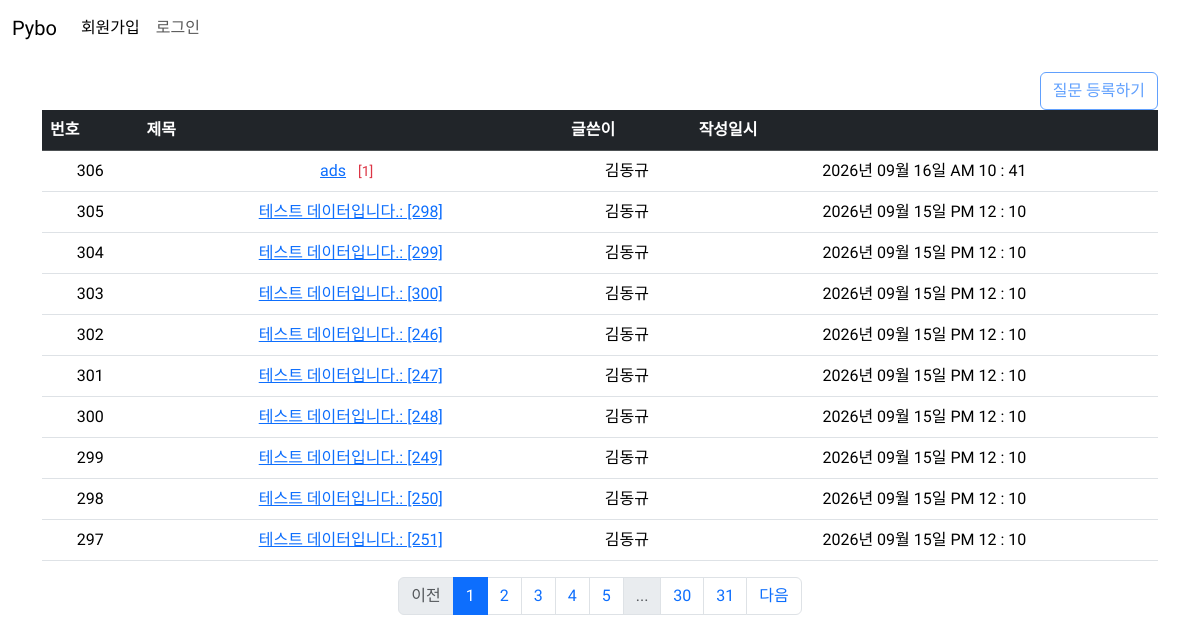
Page /question/list/ on the committed database.
### pybo/models.py (models this page shows)
class Question(db.Model):
    id = db.Column(db.Integer, primary_key=True)
    subject = db.Column(db.String(200), nullable=False)
    content = db.Column(db.Text, nullable=False)
    create_date = db.Column(db.DateTime, nullable=False)
    user_id = db.Column(db.Integer, db.ForeignKey('user.id', ondelete='CASCADE'), nullable=False)
    user = db.relationship('User', backref=db.backref('question_set'))

class User(db.Model):
    id = db.Column(db.Integer, primary_key=True)
    username = db.Column(db.String(150), unique=True, nullable=False)
    password = db.Column(db.String(200), nullable=False)
    email = db.Column(db.String(120), unique=True, nullable=False)

### pybo/views/question_views.py (the view)
@bp.route('/list/')
def _list():
    page = request.args.get('page', default=1, type=int) # url parameter ?page=1
    question_list = Question.query.order_by(Question.create_date.desc())
    question_list = question_list.paginate(page=page, per_page=10) # 한페이지에 보여야할 갯수
    return render_template('question/question_list.html', question_list=question_list)

### pybo/filter.py (called while the page is built)
def format_datetime(value, fmt='%Y년 %m월 %d일 %p %I : %M'):
    return value.strftime(fmt)

### pybo/views/auth_views.py (called while the page is built)
@bp.before_app_request
def load_logged_in_user():
    user_id = session.get('user_id')
    if user_id is None:
        g.user = None
    else:
        g.user = User.query.get(user_id)

### pybo/templates/question/question_list.html
{% extends 'base.html' %}
{% block content %}
<div class="container my-3">
    <div class="text-end">
        {% if g.user %}
        <a href="{{ url_for('question.create') }}" class="btn btn-outline-primary">질문등록하기</a>
        {% else %}
        <a class="btn btn-outline-primary disabled" aria-disabled="true">질문 등록하기</a>
        {% endif %}
    </div>
    <table class="table table-hover">
        <thead>
        <tr class="table-dark">
            <th>번호</th>
            <th>제목</th>
            <th>글쓴이</th>
            <th>작성일시</th>
        </tr>
        </thead>
        <tbody>
        {% if question_list %}
        {% for question in question_list.items %}
        <tr class="text-center">
            <td>{{  question_list.total-((question_list.page-1)* question_list.per_page ) - loop.index0 }}</td>
            <td>
                <a href="{{ url_for('question.detail', question_id=question.id) }}">{{ question.subject }}</a>
                {% if question.answer_set | length > 0 %}
                <span class="text-danger small mx-2">[{{ question.answer_set | length }}]</span>
                {% endif %}
            </td>
            <td>{{ question.user.username }}</td>
            <td>{{ question.create_date | datetime }}</td>
        </tr>
        {% endfor %}
        {% else %}
        <tr>
            <td colspan="3">질문이 없습니다.</td>
        </tr>
        {% endif %}
        </tbody>
    </table>
    <nav aria-label="...">
      <ul class="pagination justify-content-center">
          {% if question_list.has_prev %}
        <li class="page-item">
            <a href="?page={{ question_list.prev_num }}" class="page-link">이전</a>
        </li>
          {% else  %}
          <li class="page-item disabled">
              <a href="javascript:void(0)" class="page-link" aria-disabled="true">이전</a>
          </li>
          {% endif %}
          {% for page_num in question_list.iter_pages() %}
            {% if page_num  %}
              {% if page_num != question_list.page %}
          <li class="page-item"><a class="page-link" href="?page={{ page_num }}">{{ page_num }}</a></li>
                {% else %}
          <li class="page-item active">
           <a class="page-link" href="javascript:void(0)" aria-current="page">{{ page_num }}</a>
          </li>
              {% endif %}
                {% else %}
        <li class="page-item disabled"><a class="page-link" href="javascript:void(0)">...</a></li>
            {% endif %}
          {% endfor %}
          {% if question_list.has_next %}
        <li class="page-item">
            <a href="?page={{ question_list.next_num }}" class="page-link">다음</a>
        </li>
          {% else %}
          <li class="page-item disabled">
              <a class="page-link" href="javascript:void(0)">다음</a>
          </li>
          {% endif %}
      </ul>
    </nav>
</div>
{% endblock %}

### pybo/templates/base.html (shortened to what this page needs)
<!DOCTYPE html>
<html lang="ko">
<head>
    <link rel="stylesheet" href="https://cdn.jsdelivr.net/npm/bootstrap@5.3.6/dist/css/bootstrap.min.css">
    <link rel="stylesheet" href="{{ url_for('static', filename='style.css') }}">
</head>
<body>
    {% include 'navbar.html' %}
    {% block content %}
    {% endblock %}
</body>
</html>

### pybo/templates/navbar.html (shortened to what this page needs)
<nav class="navbar navbar-expand-sm">
  <div class="container-fluid">
    <a class="navbar-brand" href="{{ url_for('main.index') }}">Pybo</a>
    <div class="collapse navbar-collapse" id="navbarSupportedContent">
      {% if g.user %}
      <ul class="navbar-nav me-auto mb-2 mb-lg-0">
        <li class="nav-item">
          <a class="nav-link" href="{{ url_for('auth.logout') }}">{{ g.user.username }}(로그아웃)</a>
        </li>
      </ul>
      {% else %}
      <ul class="navbar-nav me-auto mb-2 mb-lg-0">
        <li class="nav-item">
          <a class="nav-link active" aria-current="page" href="{{ url_for('auth.signup') }}">회원가입</a>
        </li>
        <li class="nav-item">
          <a class="nav-link" href="{{ url_for('auth.login') }}">로그인</a>
        </li>
      </ul>
      {% endif %}
    </div>
  </div>
</nav>

### pybo/static/style.css (style rules this page uses)
body { font-family: "Do Hyeon", sans-serif; font-weight: 400; font-style: normal; }

### rows in the picture
Question: total "306", subject "ads", answer_set|length "1", user.username "김동규", create_date "2026년 09월 16일 AM 10 : 41"
Question: total "305", subject "테스트 데이터입니다.: [298]", user.username "김동규", create_date "2026년 09월 15일 PM 12 : 10"
Question: total "304", subject "테스트 데이터입니다.: [299]", user.username "김동규", create_date "2026년 09월 15일 PM 12 : 10"
Question: total "303", subject "테스트 데이터입니다.: [300]", user.username "김동규", create_date "2026년 09월 15일 PM 12 : 10"
Question: total "302", subject "테스트 데이터입니다.: [246]", user.username "김동규", create_date "2026년 09월 15일 PM 12 : 10"
Question: total "301", subject "테스트 데이터입니다.: [247]", user.username "김동규", create_date "2026년 09월 15일 PM 12 : 10"
Question: total "300", subject "테스트 데이터입니다.: [248]", user.username "김동규", create_date "2026년 09월 15일 PM 12 : 10"
Question: total "299", subject "테스트 데이터입니다.: [249]", user.username "김동규", create_date "2026년 09월 15일 PM 12 : 10"
Question: total "298", subject "테스트 데이터입니다.: [250]", user.username "김동규", create_date "2026년 09월 15일 PM 12 : 10"
Question: total "297", subject "테스트 데이터입니다.: [251]", user.username "김동규", create_date "2026년 09월 15일 PM 12 : 10"

### other values in the picture
{{ page_num }} "1"
{{ page_num }} "2" "3" "4" "5" "30" "31"
